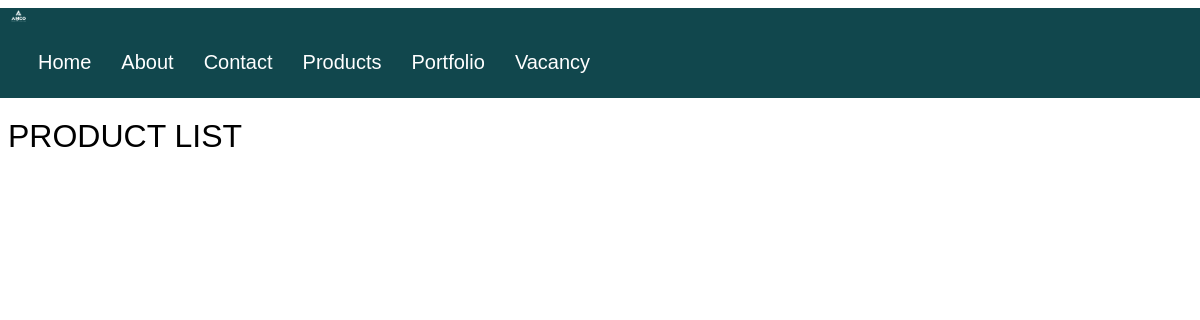
Before: /prod with the older database file.
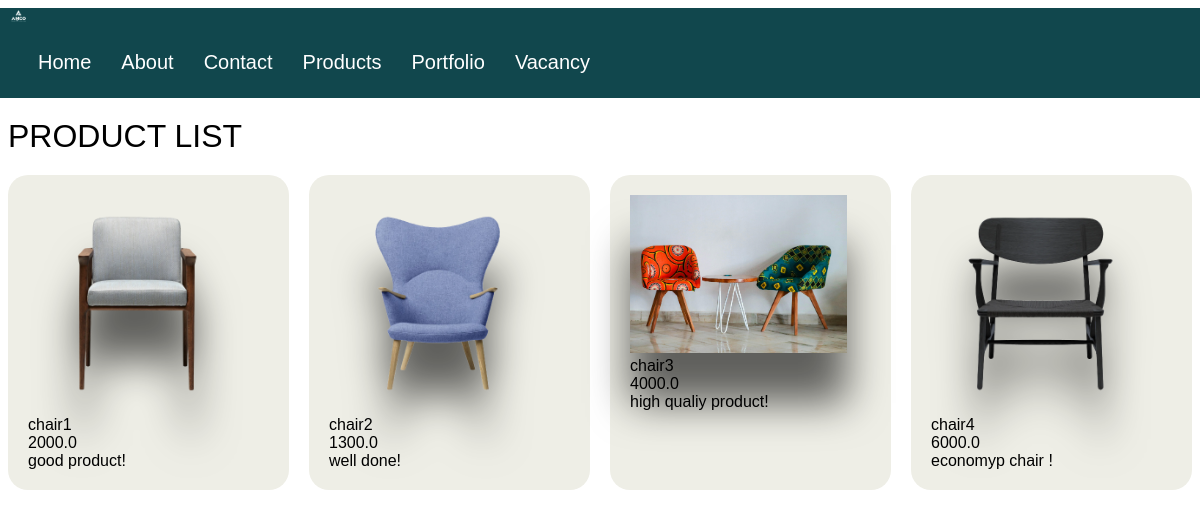
After: the same page with the newer database file.
### app.py (models this page shows, shortened)
class Product(db.Model):
    id = db.Column(db.Integer, primary_key=True)
    name = db.Column(db.String(100), nullable=False)
    price = db.Column(db.Float, nullable=False)
    image = db.Column(db.String(100), nullable=False)
    description = db.Column(db.Text, nullable=False)

### app.py (the view)
@app.route('/prod')
def p_page():
    products = Product.query.all()
    return render_template('prod.html', products=products)

### templates/prod.html (shortened to what this page needs)
<!DOCTYPE html>
<html lang="en">
<head>
</head>
<body>
    <nav class="navbar navbar-default">
        <div class="container-fluid">
            <div class="navbar-header">
                <a class="navbar-brand" href="#">
                    <img src="/static/images/logo.png" alt="Logo" height="30">
                </a>
            </div>
            <ul class="nav navbar-nav">
                <li><a href="/home">Home</a></li>
                <li><a href="#">About</a></li>
                <li><a href="#">Contact</a></li>
                <li><a href="/prod">Products</a></li>
                <li><a href="#">Portfolio</a></li>
                <li><a href="/">Vacancy</a></li>
            </ul>
        </div>
    </nav>
    <div class="container">
        <div class="title">PRODUCT LIST</div>
        <div class="listProduct">
            {% for product in products %}
            <div class="item">
                <img src="{{ url_for('uploaded_file', filename=product.image) }}" alt="{{ product.name }}">
                <div>{{ product.name }}</div>
                <div>{{ product.price }}</div>
                <div>{{ product.description }}</div>
            </div>
            {% endfor %}
        </div>
    </div>
</body>
</html>

### templates/prod.html (style rules this page uses)
.title { font-size: xx-large; padding: 20px 0; }
.listProduct .item img { width: 90%; filter: drop-shadow(0 50px 20px #0009); }
.listProduct { display: grid; grid-template-columns: repeat(4, 1fr); gap: 20px; }
.listProduct .item { background-color: #EEEEE6; padding: 20px; border-radius: 20px; }
nav { padding: 10px 10px; display: flex; align-items: center; justify-content: space-between; position: relative; height: 70px; width: 100%; left: -10px; }

Changed rows visible on the page:
added Product: image (picture), name "chair1", price "2000.0", description "good product!"
added Product: image (picture), name "chair2", price "1300.0", description "well done!"
added Product: image (picture), name "chair3", price "4000.0", description "high qualiy product!"
added Product: image (picture), name "chair4", price "6000.0", description "economyp chair !"
